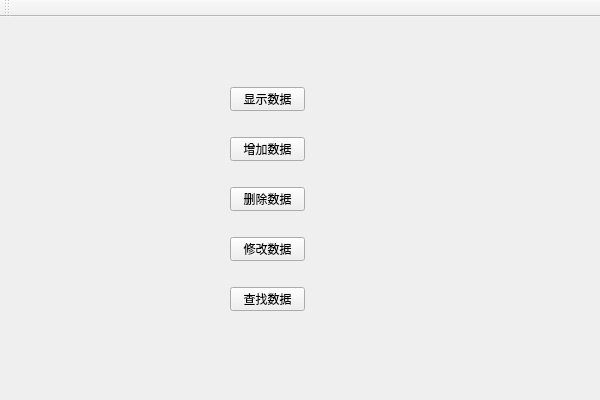
<?xml version="1.0" encoding="UTF-8"?>
<ui version="4.0">
 <class>MainWidgetsClass</class>
 <widget class="QMainWindow" name="MainWidgetsClass">
  <property name="geometry">
   <rect>
    <x>0</x>
    <y>0</y>
    <width>600</width>
    <height>400</height>
   </rect>
  </property>
  <property name="windowTitle">
   <string>MainWidgets</string>
  </property>
  <widget class="QWidget" name="centralWidget">
   <widget class="QWidget" name="widget" native="true">
    <property name="geometry">
     <rect>
      <x>100</x>
      <y>30</y>
      <width>381</width>
      <height>281</height>
     </rect>
    </property>
    <widget class="QPushButton" name="showBtn">
     <property name="geometry">
      <rect>
       <x>130</x>
       <y>40</y>
       <width>75</width>
       <height>24</height>
      </rect>
     </property>
     <property name="text">
      <string>显示数据</string>
     </property>
    </widget>
    <widget class="QPushButton" name="addBtn">
     <property name="geometry">
      <rect>
       <x>130</x>
       <y>90</y>
       <width>75</width>
       <height>24</height>
      </rect>
     </property>
     <property name="text">
      <string>增加数据</string>
     </property>
    </widget>
    <widget class="QPushButton" name="delBtn">
     <property name="geometry">
      <rect>
       <x>130</x>
       <y>140</y>
       <width>75</width>
       <height>24</height>
      </rect>
     </property>
     <property name="text">
      <string>删除数据</string>
     </property>
    </widget>
    <widget class="QPushButton" name="modBtn">
     <property name="geometry">
      <rect>
       <x>130</x>
       <y>190</y>
       <width>75</width>
       <height>24</height>
      </rect>
     </property>
     <property name="text">
      <string>修改数据</string>
     </property>
    </widget>
    <widget class="QPushButton" name="findBtn">
     <property name="geometry">
      <rect>
       <x>130</x>
       <y>240</y>
       <width>75</width>
       <height>24</height>
      </rect>
     </property>
     <property name="text">
      <string>查找数据</string>
     </property>
    </widget>
   </widget>
  </widget>
  <widget class="QMenuBar" name="menuBar">
   <property name="geometry">
    <rect>
     <x>0</x>
     <y>0</y>
     <width>600</width>
     <height>26</height>
    </rect>
   </property>
  </widget>
  <widget class="QToolBar" name="mainToolBar">
   <attribute name="toolBarArea">
    <enum>TopToolBarArea</enum>
   </attribute>
   <attribute name="toolBarBreak">
    <bool>false</bool>
   </attribute>
  </widget>
 </widget>
 <layoutdefault spacing="6" margin="11"/>
 <resources/>
 <connections/>
</ui>
